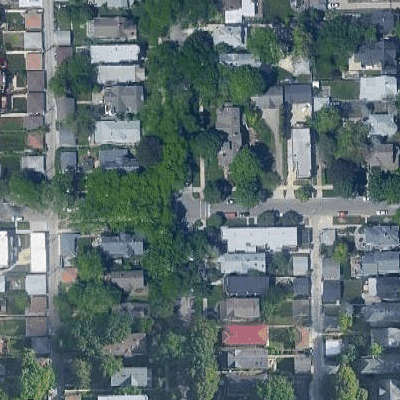
#> input picture data/maps1800/all/images/img_1048.png, 400 x 400 px, found by its file name
$ jupyter execute --allow-errors segment_aerial_images.ipynb   (shell and % lines are left out)
#> lines starting #> are read from the running program, lines starting #| are printed output that depends on the picture
[cell 1]
from sklearn import linear_model

[cell 2]
import matplotlib.image as mpimg
import numpy as np
import matplotlib.pyplot as plt
import os,sys
from PIL import Image

[cell 3]
# Helper functions

def load_image(infilename):
    data = mpimg.imread(infilename)
    return data

# [4 lines left out: function img_float_to_uint8, not called in this run]

# Concatenate an image and its groundtruth
def concatenate_images(img, gt_img):
    nChannels = len(gt_img.shape)
    w = gt_img.shape[0]
    h = gt_img.shape[1]
    if nChannels == 3:
        cimg = np.concatenate((img, gt_img), axis=1)
    else:
        gt_img_3c = np.zeros((w, h, 3), dtype=np.uint8)
        gt_img8 = img_float_to_uint8(gt_img)
        gt_img_3c[:,:,0] = gt_img8
        gt_img_3c[:,:,1] = gt_img8
        gt_img_3c[:,:,2] = gt_img8
        img8 = img_float_to_uint8(img)
        cimg = np.concatenate((img8, gt_img_3c), axis=1)
    return cimg, gt_img_3c

def img_crop(im, w, h):
    list_patches = []
    imgwidth = im.shape[0]
    imgheight = im.shape[1]
    is_2d = len(im.shape) < 3
    for i in range(0,imgheight,h):
        for j in range(0,imgwidth,w):
            if is_2d:
                im_patch = im[j:j+w, i:i+h]
            else:
                im_patch = im[j:j+w, i:i+h, :]
            list_patches.append(im_patch)
    return list_patches

[cell 4]
import os
print(os.getcwd())

[cell 5]
# Loaded a set of images
repo_dir = "../../"
data_dir = repo_dir + "data/"
training_dir = data_dir + "training/"

image_dir = training_dir + "images/"
files = os.listdir(image_dir)
# n = min(20, len(files)) # Load maximum 20 images
n = len(files)
print("Loading " + str(n) + " images")
imgs = [load_image(image_dir + files[i]) for i in range(n)]
#> in load_image, data is the input picture: shape (400, 400, 4) float32; mean R, G, B, A 0.363, 0.426, 0.432, 1
#> imgs = 1 item
print(files[0])

gt_dir = training_dir + "groundtruth/"
print("Loading " + str(n) + " images")
gt_imgs = [load_image(gt_dir + files[i]) for i in range(n)]
#> gt_imgs = 1 item
print(files[0])

test_dir = data_dir + "test_images/"
#> (the rest of this cell did not finish here and is left out)

[cell 6]
print('Image size = ' + str(imgs[0].shape[0]) + ',' + str(imgs[0].shape[1]))
#| Image size = 400,400

# Show first image and its groundtruth image
#> (the rest of this cell did not finish here and is left out)

#> in concatenate_images, `cimg = np.concatenate((img, gt_img), axis=1)`:
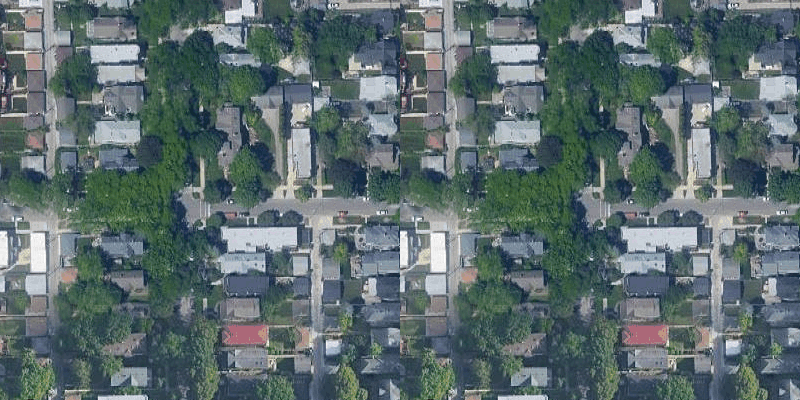
#> cimg: shape (400, 800, 4) float32; mean R, G, B, A 0.364, 0.426, 0.432, 1
fig1 = plt.figure(figsize=(10, 10))
plt.imshow(cimg, cmap='Greys_r')

[cell 7]
# Extract patches from input images
patch_size = 16 # each patch is 16*16 pixels

img_patches = [img_crop(imgs[i], patch_size, patch_size) for i in range(n)]
#> after the loop in img_crop, `for i in range(0,imgheight,h):`: list_patches = 625 items
#> img_patches = 1 item
gt_patches = [img_crop(gt_imgs[i], patch_size, patch_size) for i in range(n)]
#> gt_patches = 1 item

# Linearize list of patches
img_patches = np.asarray([img_patches[i][j] for i in range(len(img_patches)) for j in range(len(img_patches[i]))])
gt_patches =  np.asarray([gt_patches[i][j] for i in range(len(gt_patches)) for j in range(len(gt_patches[i]))])

#> (the rest of this cell did not finish here and is left out)

[cell 8]
# Extract 6-dimensional features consisting of average RGB color as well as variance
def extract_features(img):
    feat_m = np.mean(img, axis=(0,1))
    feat_v = np.var(img, axis=(0,1))
    feat = np.append(feat_m, feat_v)
    return feat

# Extract 2-dimensional features consisting of average gray color as well as variance
# [13 lines left out: functions extract_features_2d, extract_img_features, not called in this run]

[cell 9]
# Compute features for each image patch
foreground_threshold = 0.25 # percentage of pixels > 1 required to assign a foreground label to a patch

def value_to_class(v):
    df = np.sum(v)
    if df > foreground_threshold:
        return 1
    else:
        return 0

# X = np.asarray([ extract_features_2d(img_patches[i]) for i in range(len(img_patches))])
X = np.asarray([ extract_features(img_patches[i]) for i in range(len(img_patches))])
#> in extract_features, `feat_m = np.mean(img, axis=(0,1))`: feat_m = [0.425, 0.452, 0.466, 1]
#> in extract_features, `feat_v = np.var(img, axis=(0,1))`: feat_v = [0.0336, 0.0275, 0.0248, 0]
#> in extract_features, `feat = np.append(feat_m, feat_v)`: feat = [0.425, 0.452, 0.466, 1, 0.0336, 0.0275, 0.0248, 0]
Y = np.asarray([value_to_class(np.mean(gt_patches[i])) for i in range(len(gt_patches))])
#> in value_to_class, `df = np.sum(v)`: df = 0.586
#> Y = 625 values from 1 to 1

[cell 10]
# Print feature statistics

print('Computed ' + str(X.shape[0]) + ' features')
#| Computed 625 features
print('Feature dimension = ' + str(X.shape[1]))
#| Feature dimension = 8
print('Number of classes = ' + str(np.max(Y)))
#| Number of classes = 1

Y0 = [i for i, j in enumerate(Y) if j == 0]
#> Y0 = []
Y1 = [i for i, j in enumerate(Y) if j == 1]
#> Y1 = 625 values from 0 to 624
print('Class 0: ' + str(len(Y0)) + ' samples')
#| Class 0: 0 samples
print('Class 1: ' + str(len(Y1)) + ' samples')
#| Class 1: 625 samples

[cell 11]
# Display a patch that belongs to the foreground class
plt.imshow(gt_patches[Y1[3]], cmap='Greys_r')
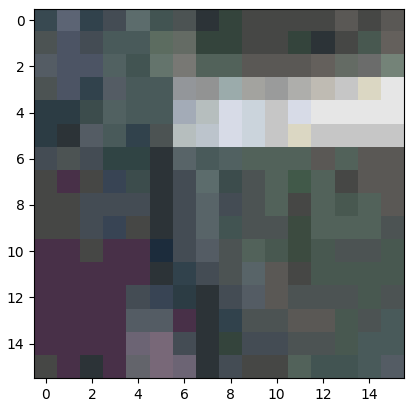
#> figure drawn by matplotlib, 1 panel

[cell 12]
# Plot 2d features using groundtruth to color the datapoints
plt.scatter(X[:, 0], X[:, 1], c=Y, edgecolors='k', cmap=plt.cm.Paired)
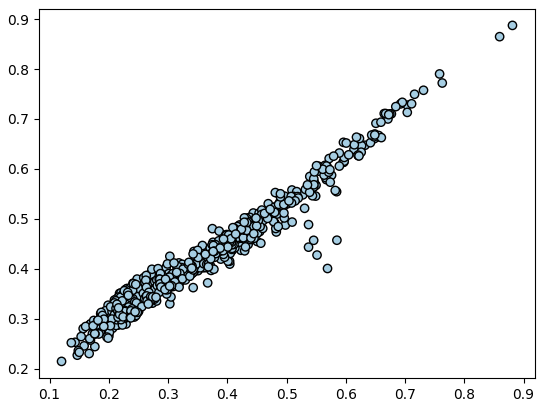
#> figure drawn by matplotlib, 1 panel
